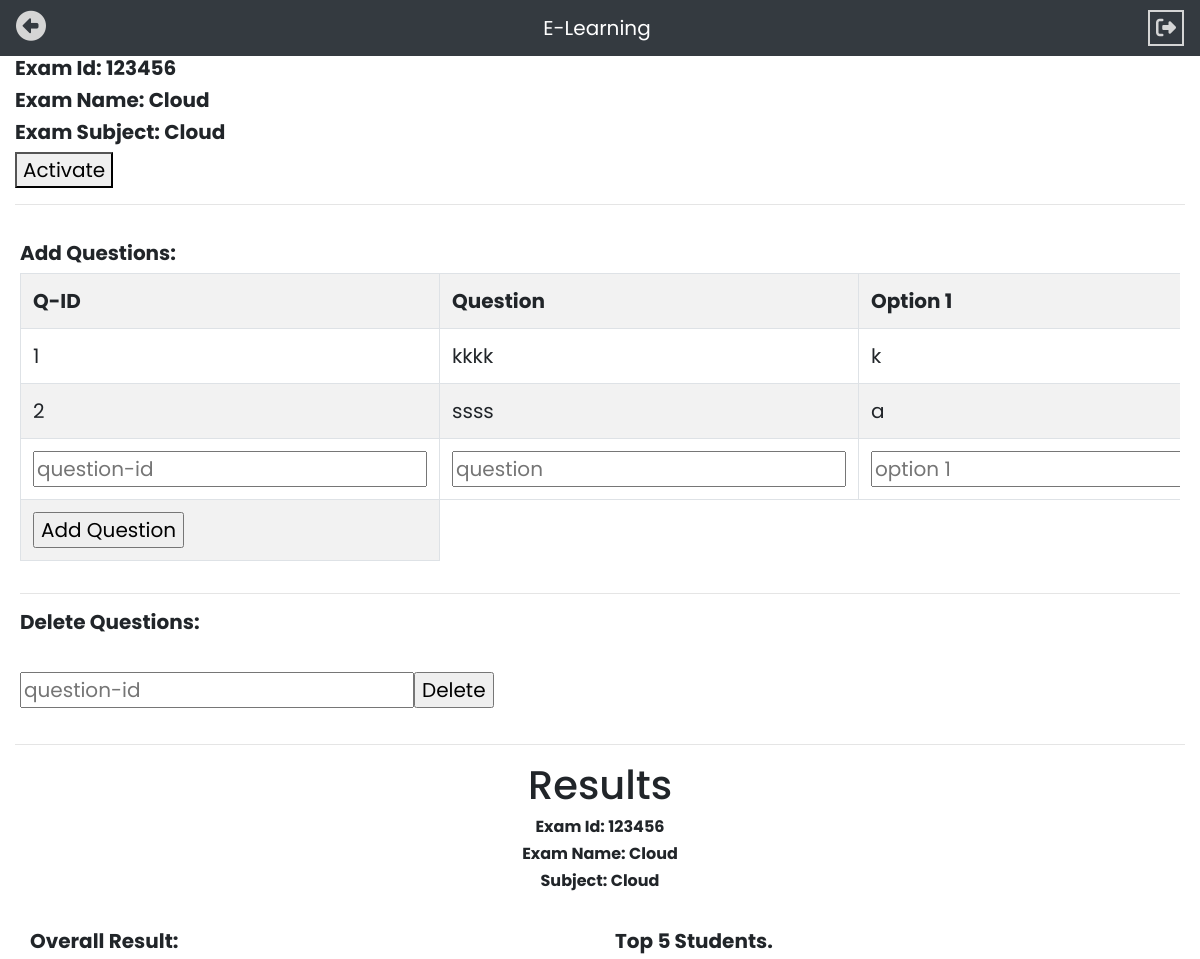
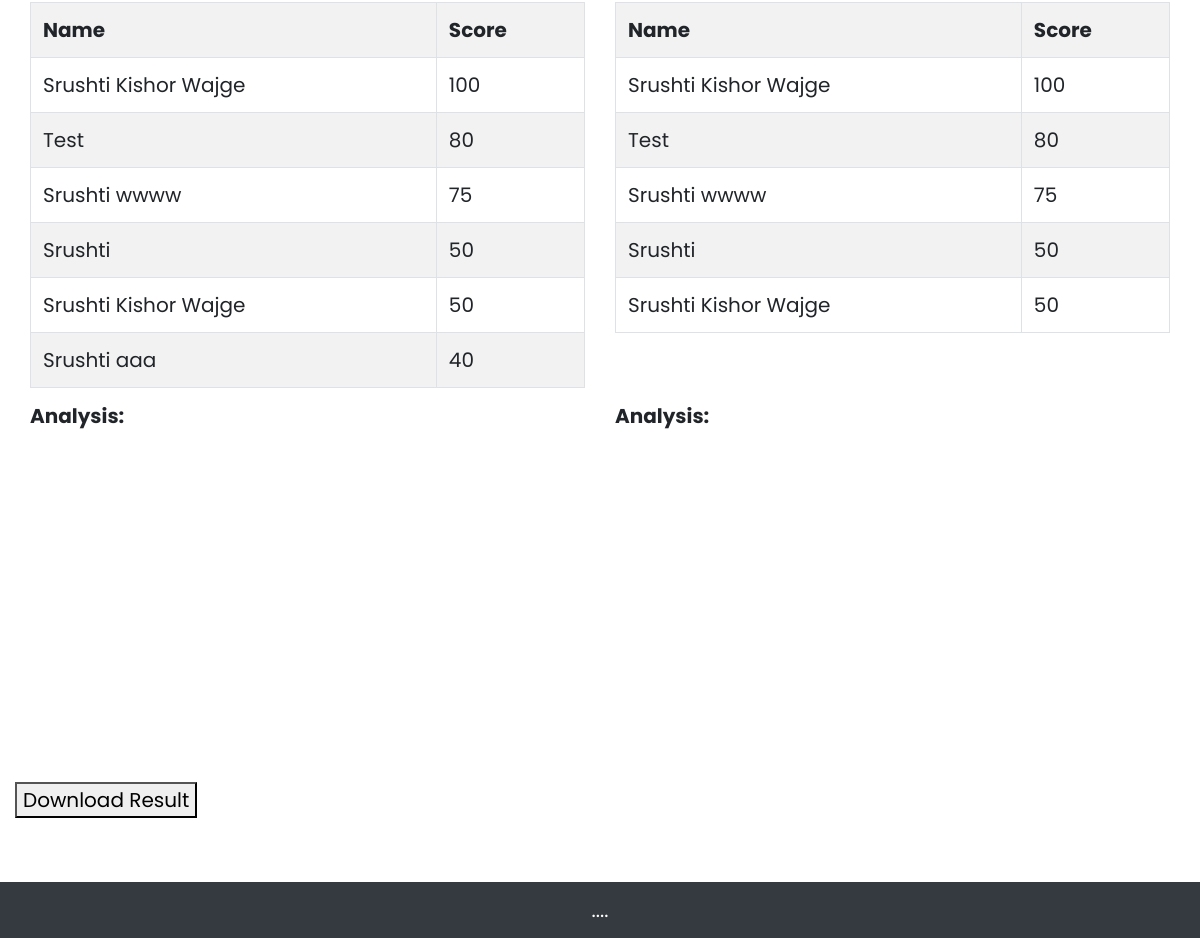
Page /Teacher/quizz.php?eid=123456&qno=Cloud&qsub=Cloud&qstatus=1 (signed in) on the committed database (2 pictures, top to bottom).
### tables this page shows
CREATE TABLE `questions` (
  `question_id` varchar(255) NOT NULL,
  `exam_id` varchar(255) NOT NULL,
  `question` longtext NOT NULL,
  `op1` longtext NOT NULL,
  `op2` longtext NOT NULL,
  `op3` longtext NOT NULL,
  `op4` longtext NOT NULL,
  `ans` longtext NOT NULL,
  `subject` varchar(255) NOT NULL
);

CREATE TABLE `assessment_records` (
  `assessment_id` int(11) NOT NULL,
  `stud_name` varchar(50) NOT NULL,
  `email` varchar(255) NOT NULL,
  `exam_id` varchar(255) NOT NULL,
  `score` int(255) NOT NULL,
  `status` int(11) NOT NULL DEFAULT 0
);

### Teacher/quizz.php (the view, shortened to what this page needs)
<?php
$eid=$_GET['eid'];
$aid=$_GET['qno'];
$sub=$_GET['qsub'];
?>
<!DOCTYPE html>
<html>
<head>
	<?php include '../links.php' ?>
	<?php include '../connection.php' ?>
</head>
<body>
  <nav class="navbar navbar-expand-lg navbar-dark bg-dark">
   <ul class="navbar-nav mr-auto">
      <li class="nav-item active">
      	<a href="teacher.php"><i id="tg" class='fas fa-arrow-alt-circle-left' style='color:#d5d5d5;font-size: 30px;'></i></a>
        </li>
    </ul>
   <a class="navbar-brand mx-auto" href="#">E-Learning</a>
   <ul class="navbar-nav ml-auto">
      <li class="nav-item active">
        <form method="post">
        <button  type="submit" name='lgt' style="border:2px solid #d5d5d5; background-color: transparent;color: #d5d5d5;"><i class="fas fa-sign-out-alt"></i></button>
        </form>
      </li>
   </ul>
  </nav>
  <div class="container-fluid">
  <span style="margin-top:50px;">
          <h5><b>Exam Id: <?php echo $eid; ?></b></h5>
          <h5><b>Exam Name: <?php echo $aid; ?></b></h5>
          <h5><b>Exam Subject: <?php echo $sub; ?></b></h5>
    <button id="toggleStatus" ></button>
    </span>
    <hr>
    <div class="row pad">
    	<div class="col-lg-12 md-auto sm-auto pad">
        <?php include 'quiz-table.php'; ?>
        	<div class="table-responsive" >
          <h5><b>Add Questions: </b></h5>
        		<table class="table table-striped table-bordered" style="width:50%">
        			<tr><th>Q-ID</th><th>Question</th><th>Option 1</th><th>Option 2</th><th>Option 3</th><th>Option 4</th><th>Answer</th></tr>
        			<?php echo $tbl_html; ?>
        		</table>
        	</div>
          <hr>
          <h5><b>Delete Questions: </b></h5>
        	<?php echo $del_html?>
    	</div>
    </div>
    <hr>
      <div class="container-fluid">
        <div style="margin:auto;text-align:center">
          <h1> Results </h1>
            <h6><b>Exam Id: <?php echo $eid; ?></b></h6>
            <h6><b>Exam Name: <?php echo $aid; ?></b></h6>
            <h6><b>Subject: <?php echo $sub; ?></b></h6>
          <br>
      </div>
        <div class="row" id="results">
          <div class="col">
            <div class="table-responsive" >
              <h5><b>Overall Result: </b></h5>
                <table class="table table-striped table-bordered" style="width:100%">
                  <tr><th>Name</th><th>Score</th></tr>
                  <?php
                  $getrecords="SELECT * FROM `assessment_records` WHERE exam_id='$eid' ORDER BY score DESC";
                  $rungetr=mysqli_query($conn,$getrecords);
                  while($rrow=mysqli_fetch_assoc($rungetr))
                  {
                    echo "<tr><td>".$rrow['stud_name']."</td><td>".$rrow['score']."</td></tr>";
                  }
                  ?>
                </table>
            </div>
          </div>
          <div class="col">
            <div class="table-responsive">
              <h5><b>Top 5 Students.</b></h5>
                <table class="table table-striped table-bordered" style="width:100%">
                  <tr><th>Name</th><th>Score</th></tr>
                  <?php
                  $getrecords="SELECT s.*
                  FROM assessment_records AS s
                    JOIN
                      ( SELECT DISTINCT score
                        FROM assessment_records
                        WHERE exam_id = '$eid' and score> 40
                        ORDER BY score DESC
                            LIMIT 5
                      ) AS lim
                      ON s.score = lim.score
                  ORDER BY s.score DESC ;";
                  $rungetr=mysqli_query($conn,$getrecords);
                  while($rrow=mysqli_fetch_assoc($rungetr))
                  {
                    echo "<tr><td>".$rrow['stud_name']."</td><td>".$rrow['score']."</td></tr>";
                  }
                  ?>
                </table>
            </div>
          </div>
          <div class="col">
            <div class="table-responsive" >
              <h5><b>Analysis: </b></h5>
              <div id="chartdiv"></div>
            </div>
          </div>
          <div class="col">
            <div class="table-responsive" >
              <h5><b>Analysis: </b></h5>
            </div>
          </div>
        </div></div>
          <br><button onclick="printDiv('results')">Download Result</button>
      </div>
  	<br><br><br><br>
  <div class="navbar navbar-expand-lg navbar-dark bg-dark" id="footer">
        <a class="navbar-brand mx-auto">....</a>
  </div>
</body>
</html>

### Teacher/quiz-table.php (shortened to what this page needs)
<?php
$tab_sql = "SELECT * FROM questions WHERE exam_id = '$eid'";
$runq=mysqli_query($conn, $tab_sql);
$tbl_html="";
while ($qrow=mysqli_fetch_assoc($runq))
 {
	$tbl_html.="<tr><td>".$qrow['question_id']."</td><td>".$qrow['question']."</td><td>".$qrow['op1']."</td><td>".$qrow['op2']."</td><td>".$qrow['op3']."</td><td>".$qrow['op4']."</td><td>".$qrow['ans']."</td></tr>";
}
$tbl_html.="<form method='post'>";
$tbl_html.="<tr><td><input type='text' name='q_id' placeholder='question-id'></td><td><input type='text' name='q' placeholder='question'></td><td><input type='text' name='op1' placeholder='option 1'></td><td><input type='text' name='op2' placeholder='option 2'></td><td><input type='text' name='op3' placeholder='option 3'></td><td><input type='text' name='op4' placeholder='option 4'></td><td><input type='text' name='ans' placeholder='Answer'></td></tr>";
$tbl_html.="<tr><td><input type='submit' name='addq' value='Add Question'></td></tr>";
$tbl_html.="</form>";
$del_html="";
$del_html.="<br><form method='post'>";
$del_html.="<input type='text' name='q_id' placeholder='question-id'>";
$del_html.="<tr><td><input type='submit' name='delq' value='Delete'></td></tr>";
$del_html.="</form>";
?>

### style.php (style rules this page uses)
body { font-family: 'Poppins', sans-serif; font-size: 20px; -webkit-user-select: none; -moz-user-select: none; -ms-user-select: none; user-select: none; }
.pad { padding: 10px; }
#footer { position: fixed; left: 0; bottom: 0; width: 100vw; color: white; }

### Teacher/quizz.php (style rules this page uses)
#chartdiv { width: 100%; height: 300px; }

### rows in the picture
questions: question "1", question "kkkk", op1 "k"
questions: question "2", question "ssss", op1 "a"
assessment_records: stud_name "Srushti Kishor Wajge", score "100"
assessment_records: stud_name "Test", score "80"
assessment_records: stud_name "Srushti wwww", score "75"
assessment_records: stud_name "Srushti", score "50"
assessment_records: stud_name "Srushti Kishor Wajge", score "50"
assessment_records: stud_name "Srushti aaa", score "40"

### other values in the picture
$eid "123456"
$aid "Cloud"
$sub "Cloud"
